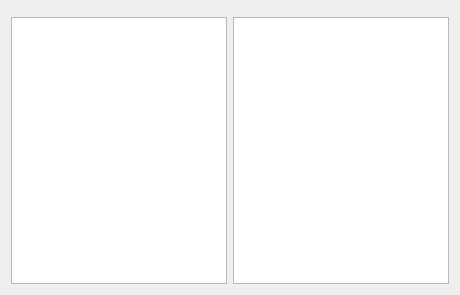
<?xml version="1.0" encoding="UTF-8"?>
<ui version="4.0">
 <class>Form</class>
 <widget class="QWidget" name="Form">
  <property name="geometry">
   <rect>
    <x>0</x>
    <y>0</y>
    <width>460</width>
    <height>295</height>
   </rect>
  </property>
  <property name="windowTitle">
   <string>Form</string>
  </property>
  <layout class="QGridLayout" name="gridLayout">
   <item row="0" column="0" colspan="2">
    <widget class="QWidget" name="widget" native="true"/>
   </item>
   <item row="1" column="0">
    <widget class="QTableWidget" name="tableWidget"/>
   </item>
   <item row="1" column="1">
    <widget class="QPlainTextEdit" name="plainTextEdit"/>
   </item>
  </layout>
 </widget>
 <resources/>
 <connections/>
</ui>
